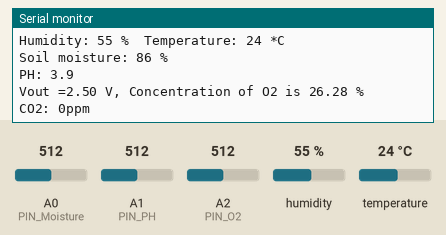
This sketch was run on a simulated Arduino Uno, built with avr-gcc and run on an emulated ATmega328P. On the bench: the last lines printed to the serial monitor. Inputs (shaded band) come from the test bench; at power-on: humidity 55 %, A0 (PIN_Moisture) = 512, A2 (PIN_O2) = 512, A1 (PIN_PH) = 512, temperature 24 °C.

Above: at 1.2 s.
1.3 s: humidity set to 22 %
2.8 s: A0 (PIN_Moisture) set to 540
4.3 s: A2 (PIN_O2) set to 540
At 5.6 s:
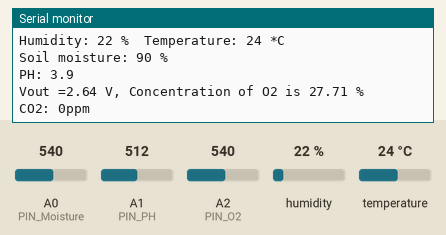
5.8 s: A1 (PIN_PH) set to 716
7.3 s: temperature set to 12 °C
8.8 s: A0 (PIN_Moisture) set to 520
At 10.6 s:
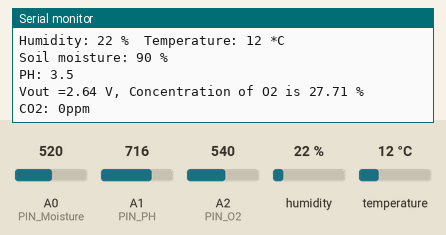

Measured:
- after the input at 4.3 s, the serial monitor: prints a new line after 0.80 s (image 1)

The sketch:

core.ino
```cpp
#include <SoftwareSerial.h>
// CO2
//#include "CO2Sensor.h"
//CO2Sensor co2Sensor(A3, 0.99, 100);
SoftwareSerial mySerial(A4, A5); // A4 - к TX сенсора, A5 - к RX


// O2
const float VRefer =  5.0; // 3.3;       // voltage of adc reference
#define PIN_O2 A2

// Temperature and Humidity
#include "DHT.h"
#define DHTPIN 4
#define DHTTYPE DHT22

// Moisture
#define PIN_Moisture 0
#define PIN_PH 1

// Node MCU connection

SoftwareSerial NanoSerial(3, 2); // RX | TX
DHT dht(DHTPIN, DHTTYPE);

// LCD
/*#include <LiquidCrystal_I2C.h>
#define I2C_ADDR 0x27 // <
#define BACKLIGHT_PIN 3

LiquidCrystal_I2C lcd(0x27, 20, 4);*/

// Sensor variable
int CO2, T, H, Moisture, PH;
float O2;


void setup()
{

  Serial.begin(115200);

  /*lcd.begin();
  // Print a message to the LCD.
  lcd.print(""); //ฟังก์ชั่นในการกำหนดข้อความที่ต้องการแสดงผล
  lcd.setCursor(0, 1); //ฟังก์ชั่นในการกำหนดตำแหน่ง Cursor
  lcd.print(" -- Smart Farm -- ");*/


  // Connect to nodemcu
  pinMode(3,INPUT);
  pinMode(2,OUTPUT);
  NanoSerial.begin(57600);

   mySerial.begin(9600);

 // co2Sensor.calibrate();
}

void loop() {

  // Moisture and PH
  unsigned char  i;

  Moisture = 0;
   for(i=0;i<10;i++){Moisture = Moisture + analogRead(PIN_Moisture);delay(1);}
   Moisture = Moisture / 10;

   if(Moisture >= 530){Moisture = ((Moisture - 550)/15) + 90;}else
   if(Moisture >= 430){Moisture = ((Moisture - 450)/10) + 80;}else
   if(Moisture >= 130){Moisture = ((Moisture - 130)/6) + 30;}else
   //if(Moisture >= 100){Moisture = ((Moisture - 120)/5) + 30;}else
   if(Moisture >=   0){Moisture = ((Moisture)/5);}

   if(Moisture > 100){Moisture = 100;}

    PH = 0;
    for(i=0;i<10;i++){PH  = PH + analogRead(PIN_PH);delay(1); }
    PH = PH / 10;
    if(PH >= 450){PH = 40-((PH - 450)/50);}else
    if(PH >= 280){PH = 50-((PH - 280)/17);}else
    if(PH >= 150){PH = 60-((PH - 150)/13);}else
    if(PH >=  20){PH = 70-((PH -  20)/13);}else
    if(PH >=   0){PH = 80-((PH -  0 )/2); }

    // Gas sensor
    //CO2 = co2Sensor.read();

    CO2 = readCO2();

    float Vout = readO2Vout();
    O2 = readConcentration();

    H = dht.readHumidity();
    T = dht.readTemperature();

    Serial.print("Humidity: ");
    Serial.print(H);
    Serial.print(" %\t");
    Serial.print("Temperature: ");
    Serial.print(T);
    Serial.println(" *C");

   Serial.print("Soil moisture: ");
   Serial.print(Moisture);
   Serial.println(" %");

   Serial.print("PH: ");
   Serial.print(PH/10);Serial.print(".");Serial.println(PH%10);


  Serial.print("Vout =");
  Serial.print(Vout);
  Serial.print(" V, Concentration of O2 is ");
  Serial.print(O2);
  Serial.println(" %");

  Serial.print( "CO2: " );
  Serial.print( CO2 );
  // Serial.print( " : " );
  // Serial.print( analogRead(3));
  Serial.println( "ppm" );
  Serial.println( "" );

  NanoSerial.print(T); NanoSerial.print(";");
  NanoSerial.print(H); NanoSerial.print(";");
  NanoSerial.print(Moisture); NanoSerial.print(";");
  NanoSerial.print(PH/10);NanoSerial.print(".");NanoSerial.print(PH%10); NanoSerial.print(";");
  NanoSerial.print(CO2); NanoSerial.print(";");
  NanoSerial.print(O2); NanoSerial.print("\n");

  // LCD
 /*
  lcd.clear();
  lcd.home();
  String sMoisture = "Soil Moi:";
  sMoisture += Moisture;
  sMoisture += "% PH:";
  sMoisture +=PH/10;
  sMoisture += ".";
  sMoisture += PH%10;

  String sTemp = "Temp:";
  sTemp += T;
  sTemp += "C Hum:";
  sTemp += H;
  sTemp +="%";

   String sGas = "O2:";
   sGas += O2;
   sGas += "% CO2:";

    sGas += CO2;
    sGas += "ppm";


  String sWater = "Water: ON/OFF";

  lcd.print(sMoisture); //ฟังก์ชั่นในการกำหนดข้อความที่ต้องการแสดงผล
  lcd.setCursor(0, 1); //ฟังก์ชั่นในการกำหนดตำแหน่ง Cursor
  lcd.print(sTemp);
  lcd.setCursor(0, 2);
  lcd.print(sGas);
  lcd.setCursor(0, 3);
  lcd.print(sWater);*/

  delay(3000);

}

/************************ O2 ************************/
float readO2Vout()
{
    long sum = 0;
    for(int i=0; i<32; i++)
    {
        sum += analogRead(PIN_O2);
    }

    sum >>= 5;

    float MeasuredVout = sum * (VRefer / 1023.0);
    return MeasuredVout;
}

float readConcentration()
{
    // Vout samples are with reference to 3.3V
    float MeasuredVout = readO2Vout();

    //float Concentration = FmultiMap(MeasuredVout, VoutArray,O2ConArray, 6);
    //when its output voltage is 2.0V,
    float Concentration = MeasuredVout * 0.21 / 2.0;
    float Concentration_Percentage=Concentration*100;
    return Concentration_Percentage;
}

/******************** CO2 *******************************/
byte cmd[9] = {0xFF,0x01,0x86,0x00,0x00,0x00,0x00,0x00,0x79};
unsigned char response[9];
int readCO2()
{
  mySerial.write(cmd, 9);
  memset(response, 0, 9);
  mySerial.readBytes(response, 9);
  int i;
  byte crc = 0;
  for (i = 1; i < 8; i++) crc+=response[i];
  crc = 255 - crc;
  crc++;

  if ( !(response[0] == 0xFF && response[1] == 0x86 && response[8] == crc) ) {
    return 0;
  } else {
    unsigned int responseHigh = (unsigned int) response[2];
    unsigned int responseLow = (unsigned int) response[3];
    unsigned int ppm = (256*responseHigh) + responseLow;
    return ppm;
  }
}
```
